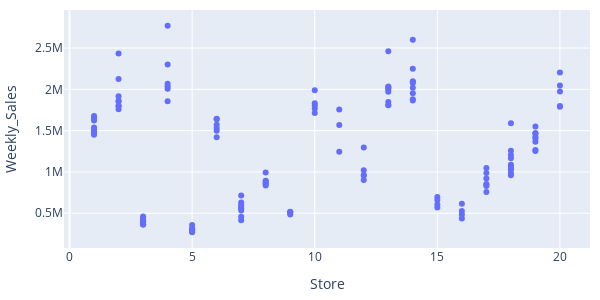
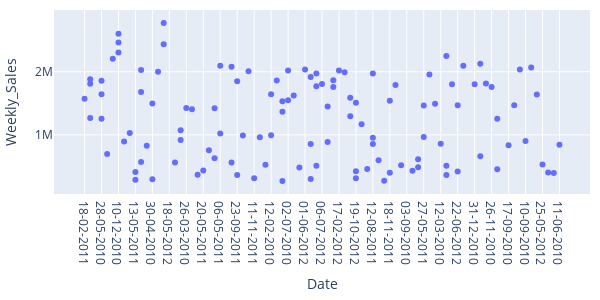
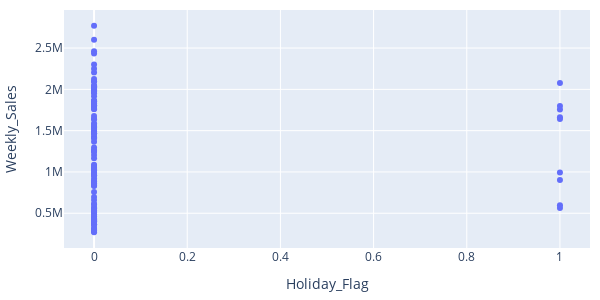
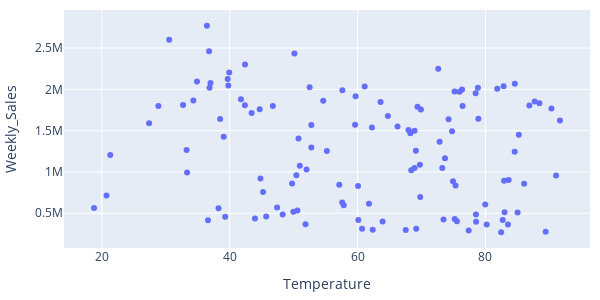

These figures' notebook cell, in order:
### Markdown cell above
## 2. Visualizations

### Code cell
# Scatter plot of Weekly_Sales for each variable
for col in dataset.drop('Weekly_Sales', axis=1).columns:
    fig = px.scatter(dataset, x=col, y='Weekly_Sales',
               width=600, height=300,).update_layout(margin=dict(l=10, r=10, t=10, b=10))
    fig.show()
    img_name = f"img/scatter_WeeklySales_vs_{col}.png"
    # fig.write_image(img_name) # To save image

### Figure 1 — Plotly figure (JSON) as saved in the notebook; plotly's stock layout.template omitted (floating-point values rounded to 4 significant figures; data arrays with more than 128 entries replaced by an {"elided": "..."} marker saying what was removed)
{"data": [{"hovertemplate": "Store=%{x}<br>Weekly_Sales=%{y}<extra></extra>", "legendgroup": "", "marker": {"color": "#636efa", "symbol": "circle"}, "mode": "markers", "name": "", "orientation": "v", "showlegend": false, "type": "scatter", "x": {"elided": "150 float values"}, "xaxis": "x", "y": {"elided": "150 float values"}, "yaxis": "y"}], "layout": {"height": 300, "legend": {"tracegroupgap": 0}, "margin": {"b": 10, "l": 10, "r": 10, "t": 10}, "width": 600, "xaxis": {"anchor": "y", "domain": [0, 1], "title": {"text": "Store"}}, "yaxis": {"anchor": "x", "domain": [0, 1], "title": {"text": "Weekly_Sales"}}}}

### Figure 2 — Plotly figure (JSON) as saved in the notebook; plotly's stock layout.template omitted (floating-point values rounded to 4 significant figures; data arrays with more than 128 entries replaced by an {"elided": "..."} marker saying what was removed)
{"data": [{"hovertemplate": "Date=%{x}<br>Weekly_Sales=%{y}<extra></extra>", "legendgroup": "", "marker": {"color": "#636efa", "symbol": "circle"}, "mode": "markers", "name": "", "orientation": "v", "showlegend": false, "type": "scatter", "x": {"elided": "150 str values"}, "xaxis": "x", "y": {"elided": "150 float values"}, "yaxis": "y"}], "layout": {"height": 300, "legend": {"tracegroupgap": 0}, "margin": {"b": 10, "l": 10, "r": 10, "t": 10}, "width": 600, "xaxis": {"anchor": "y", "domain": [0, 1], "title": {"text": "Date"}}, "yaxis": {"anchor": "x", "domain": [0, 1], "title": {"text": "Weekly_Sales"}}}}

### Figure 3 — Plotly figure (JSON) as saved in the notebook; plotly's stock layout.template omitted (floating-point values rounded to 4 significant figures; data arrays with more than 128 entries replaced by an {"elided": "..."} marker saying what was removed)
{"data": [{"hovertemplate": "Holiday_Flag=%{x}<br>Weekly_Sales=%{y}<extra></extra>", "legendgroup": "", "marker": {"color": "#636efa", "symbol": "circle"}, "mode": "markers", "name": "", "orientation": "v", "showlegend": false, "type": "scatter", "x": {"elided": "150 float values"}, "xaxis": "x", "y": {"elided": "150 float values"}, "yaxis": "y"}], "layout": {"height": 300, "legend": {"tracegroupgap": 0}, "margin": {"b": 10, "l": 10, "r": 10, "t": 10}, "width": 600, "xaxis": {"anchor": "y", "domain": [0, 1], "title": {"text": "Holiday_Flag"}}, "yaxis": {"anchor": "x", "domain": [0, 1], "title": {"text": "Weekly_Sales"}}}}

### Figure 4 — Plotly figure (JSON) as saved in the notebook; plotly's stock layout.template omitted (floating-point values rounded to 4 significant figures; data arrays with more than 128 entries replaced by an {"elided": "..."} marker saying what was removed)
{"data": [{"hovertemplate": "Temperature=%{x}<br>Weekly_Sales=%{y}<extra></extra>", "legendgroup": "", "marker": {"color": "#636efa", "symbol": "circle"}, "mode": "markers", "name": "", "orientation": "v", "showlegend": false, "type": "scatter", "x": {"elided": "150 float values"}, "xaxis": "x", "y": {"elided": "150 float values"}, "yaxis": "y"}], "layout": {"height": 300, "legend": {"tracegroupgap": 0}, "margin": {"b": 10, "l": 10, "r": 10, "t": 10}, "width": 600, "xaxis": {"anchor": "y", "domain": [0, 1], "title": {"text": "Temperature"}}, "yaxis": {"anchor": "x", "domain": [0, 1], "title": {"text": "Weekly_Sales"}}}}
